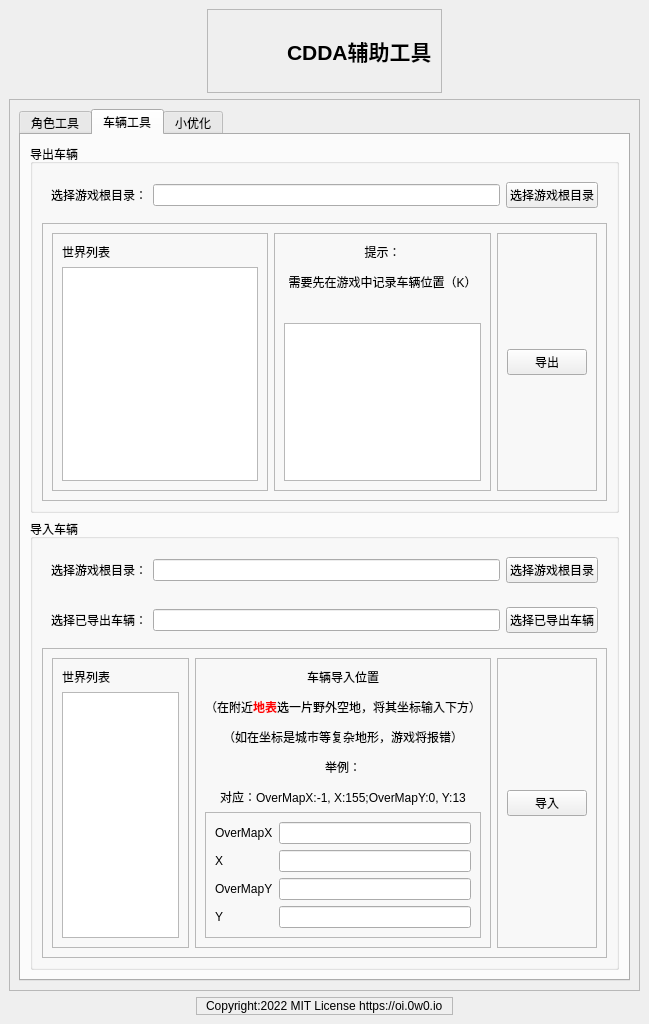
<?xml version="1.0" encoding="UTF-8"?>
<ui version="4.0">
 <class>MainWindow</class>
 <widget class="QMainWindow" name="MainWindow">
  <property name="geometry">
   <rect>
    <x>0</x>
    <y>0</y>
    <width>649</width>
    <height>1024</height>
   </rect>
  </property>
  <property name="windowTitle">
   <string>CDDA 辅助工具</string>
  </property>
  <property name="windowIcon">
   <iconset>
    <normaloff>:/icons/res/org.cataclysmdda.CataclysmDDA.svg</normaloff>:/icons/res/org.cataclysmdda.CataclysmDDA.svg</iconset>
  </property>
  <widget class="QWidget" name="centralwidget">
   <layout class="QVBoxLayout" name="verticalLayout">
    <item alignment="Qt::AlignHCenter">
     <widget class="QFrame" name="frame_2">
      <property name="frameShape">
       <enum>QFrame::StyledPanel</enum>
      </property>
      <property name="frameShadow">
       <enum>QFrame::Raised</enum>
      </property>
      <layout class="QHBoxLayout" name="horizontalLayout">
       <item>
        <widget class="QLabel" name="label">
         <property name="minimumSize">
          <size>
           <width>64</width>
           <height>64</height>
          </size>
         </property>
         <property name="maximumSize">
          <size>
           <width>64</width>
           <height>46</height>
          </size>
         </property>
         <property name="text">
          <string/>
         </property>
         <property name="pixmap">
          <pixmap resource="cdda.qrc">:/cdda/res/org.cataclysmdda.CataclysmDDA.svg</pixmap>
         </property>
         <property name="scaledContents">
          <bool>true</bool>
         </property>
        </widget>
       </item>
       <item>
        <widget class="QLabel" name="label_2">
         <property name="text">
          <string>&lt;html&gt;&lt;head/&gt;&lt;body&gt;&lt;p&gt;&lt;span style=&quot; font-size:16pt; font-weight:600;&quot;&gt;CDDA辅助工具&lt;/span&gt;&lt;/p&gt;&lt;/body&gt;&lt;/html&gt;</string>
         </property>
        </widget>
       </item>
      </layout>
     </widget>
    </item>
    <item>
     <widget class="QFrame" name="frame">
      <property name="frameShape">
       <enum>QFrame::StyledPanel</enum>
      </property>
      <property name="frameShadow">
       <enum>QFrame::Raised</enum>
      </property>
      <layout class="QVBoxLayout" name="verticalLayout_2">
       <item>
        <widget class="QTabWidget" name="tabWidget">
         <property name="currentIndex">
          <number>1</number>
         </property>
         <widget class="QWidget" name="tab_char">
          <attribute name="title">
           <string>角色工具</string>
          </attribute>
          <layout class="QVBoxLayout" name="verticalLayout_3">
           <item>
            <widget class="QGroupBox" name="groupBox">
             <property name="title">
              <string>导出角色</string>
             </property>
             <layout class="QVBoxLayout" name="verticalLayout_4">
              <item>
               <widget class="QFrame" name="frame_4">
                <property name="frameShape">
                 <enum>QFrame::NoFrame</enum>
                </property>
                <property name="frameShadow">
                 <enum>QFrame::Raised</enum>
                </property>
                <layout class="QHBoxLayout" name="horizontalLayout_3">
                 <item>
                  <widget class="QLabel" name="label_4">
                   <property name="text">
                    <string>选择游戏根目录：</string>
                   </property>
                  </widget>
                 </item>
                 <item>
                  <widget class="QLineEdit" name="ed_export_charactor_gamefolder"/>
                 </item>
                 <item>
                  <widget class="QPushButton" name="btn_select_export_charactor_gamefolder">
                   <property name="text">
                    <string>选择游戏根目录</string>
                   </property>
                  </widget>
                 </item>
                </layout>
               </widget>
              </item>
              <item>
               <widget class="QFrame" name="frame_5">
                <property name="frameShape">
                 <enum>QFrame::StyledPanel</enum>
                </property>
                <property name="frameShadow">
                 <enum>QFrame::Raised</enum>
                </property>
                <layout class="QHBoxLayout" name="horizontalLayout_4">
                 <item>
                  <widget class="QFrame" name="frame_6">
                   <property name="frameShape">
                    <enum>QFrame::StyledPanel</enum>
                   </property>
                   <property name="frameShadow">
                    <enum>QFrame::Raised</enum>
                   </property>
                   <layout class="QVBoxLayout" name="verticalLayout_6">
                    <item>
                     <widget class="QLabel" name="label_5">
                      <property name="text">
                       <string>世界列表</string>
                      </property>
                     </widget>
                    </item>
                    <item>
                     <widget class="QListWidget" name="list_export_charactor_world_list">
                      <property name="maximumSize">
                       <size>
                        <width>16777215</width>
                        <height>16777215</height>
                       </size>
                      </property>
                     </widget>
                    </item>
                   </layout>
                  </widget>
                 </item>
                 <item>
                  <widget class="QFrame" name="frame_7">
                   <property name="frameShape">
                    <enum>QFrame::StyledPanel</enum>
                   </property>
                   <property name="frameShadow">
                    <enum>QFrame::Raised</enum>
                   </property>
                   <layout class="QVBoxLayout" name="verticalLayout_7">
                    <item>
                     <widget class="QLabel" name="label_6">
                      <property name="text">
                       <string>待导出角色列表</string>
                      </property>
                     </widget>
                    </item>
                    <item>
                     <widget class="QListWidget" name="list_export_char_list">
                      <property name="maximumSize">
                       <size>
                        <width>16777215</width>
                        <height>16777215</height>
                       </size>
                      </property>
                     </widget>
                    </item>
                   </layout>
                  </widget>
                 </item>
                 <item>
                  <widget class="QFrame" name="frame_8">
                   <property name="frameShape">
                    <enum>QFrame::StyledPanel</enum>
                   </property>
                   <property name="frameShadow">
                    <enum>QFrame::Raised</enum>
                   </property>
                   <layout class="QHBoxLayout" name="horizontalLayout_7">
                    <item>
                     <widget class="QPushButton" name="btn_export_charactor">
                      <property name="text">
                       <string>导出</string>
                      </property>
                     </widget>
                    </item>
                   </layout>
                  </widget>
                 </item>
                </layout>
               </widget>
              </item>
             </layout>
            </widget>
           </item>
           <item>
            <widget class="QGroupBox" name="groupBox_3">
             <property name="title">
              <string>导入角色(覆盖）</string>
             </property>
             <layout class="QVBoxLayout" name="verticalLayout_5">
              <item>
               <widget class="QFrame" name="frame_15">
                <property name="frameShape">
                 <enum>QFrame::NoFrame</enum>
                </property>
                <property name="frameShadow">
                 <enum>QFrame::Raised</enum>
                </property>
                <layout class="QHBoxLayout" name="horizontalLayout_9">
                 <item>
                  <widget class="QLabel" name="label_10">
                   <property name="text">
                    <string>选择游戏根目录：</string>
                   </property>
                  </widget>
                 </item>
                 <item>
                  <widget class="QLineEdit" name="ed_import_charactor_gamefolder"/>
                 </item>
                 <item>
                  <widget class="QPushButton" name="btn_select_import_charactor_gamefolder">
                   <property name="text">
                    <string>选择游戏根目录</string>
                   </property>
                  </widget>
                 </item>
                </layout>
               </widget>
              </item>
              <item>
               <widget class="QFrame" name="frame_13">
                <property name="frameShape">
                 <enum>QFrame::NoFrame</enum>
                </property>
                <property name="frameShadow">
                 <enum>QFrame::Raised</enum>
                </property>
                <layout class="QHBoxLayout" name="horizontalLayout_5">
                 <item>
                  <widget class="QLabel" name="label_9">
                   <property name="text">
                    <string>选择已导出角色：</string>
                   </property>
                  </widget>
                 </item>
                 <item>
                  <widget class="QLineEdit" name="ed_import_charactor_filename"/>
                 </item>
                 <item>
                  <widget class="QPushButton" name="btn_select_char_template">
                   <property name="text">
                    <string>选择已导出角色</string>
                   </property>
                  </widget>
                 </item>
                </layout>
               </widget>
              </item>
              <item>
               <widget class="QFrame" name="frame_14">
                <property name="frameShape">
                 <enum>QFrame::StyledPanel</enum>
                </property>
                <property name="frameShadow">
                 <enum>QFrame::Raised</enum>
                </property>
                <layout class="QHBoxLayout" name="horizontalLayout_6">
                 <item>
                  <widget class="QCheckBox" name="cb_clearbio">
                   <property name="text">
                    <string>清空生化插件</string>
                   </property>
                  </widget>
                 </item>
                 <item>
                  <widget class="QCheckBox" name="cb_clearbook">
                   <property name="text">
                    <string>清空已读书籍记录</string>
                   </property>
                  </widget>
                 </item>
                 <item>
                  <widget class="QCheckBox" name="cb_cleartask">
                   <property name="text">
                    <string>清除任务</string>
                   </property>
                   <property name="checked">
                    <bool>true</bool>
                   </property>
                  </widget>
                 </item>
                </layout>
               </widget>
              </item>
              <item>
               <widget class="QFrame" name="frame_9">
                <property name="frameShape">
                 <enum>QFrame::StyledPanel</enum>
                </property>
                <property name="frameShadow">
                 <enum>QFrame::Raised</enum>
                </property>
                <layout class="QHBoxLayout" name="horizontalLayout_8">
                 <item>
                  <widget class="QFrame" name="frame_10">
                   <property name="frameShape">
                    <enum>QFrame::StyledPanel</enum>
                   </property>
                   <property name="frameShadow">
                    <enum>QFrame::Raised</enum>
                   </property>
                   <layout class="QVBoxLayout" name="verticalLayout_8">
                    <item>
                     <widget class="QLabel" name="label_7">
                      <property name="text">
                       <string>世界列表</string>
                      </property>
                     </widget>
                    </item>
                    <item>
                     <widget class="QListWidget" name="list_import_charactor_world_list">
                      <property name="maximumSize">
                       <size>
                        <width>16777215</width>
                        <height>16777215</height>
                       </size>
                      </property>
                     </widget>
                    </item>
                   </layout>
                  </widget>
                 </item>
                 <item>
                  <widget class="QFrame" name="frame_11">
                   <property name="frameShape">
                    <enum>QFrame::StyledPanel</enum>
                   </property>
                   <property name="frameShadow">
                    <enum>QFrame::Raised</enum>
                   </property>
                   <layout class="QVBoxLayout" name="verticalLayout_9">
                    <item>
                     <widget class="QLabel" name="label_8">
                      <property name="text">
                       <string>待覆盖角色列表</string>
                      </property>
                     </widget>
                    </item>
                    <item>
                     <widget class="QListWidget" name="list_import_char_list">
                      <property name="maximumSize">
                       <size>
                        <width>16777215</width>
                        <height>16777215</height>
                       </size>
                      </property>
                     </widget>
                    </item>
                   </layout>
                  </widget>
                 </item>
                 <item>
                  <widget class="QFrame" name="frame_12">
                   <property name="frameShape">
                    <enum>QFrame::StyledPanel</enum>
                   </property>
                   <property name="frameShadow">
                    <enum>QFrame::Raised</enum>
                   </property>
                   <layout class="QHBoxLayout" name="horizontalLayout_11">
                    <item>
                     <widget class="QPushButton" name="btn_import_charactor">
                      <property name="text">
                       <string>覆盖导入</string>
                      </property>
                     </widget>
                    </item>
                   </layout>
                  </widget>
                 </item>
                </layout>
               </widget>
              </item>
             </layout>
            </widget>
           </item>
          </layout>
         </widget>
         <widget class="QWidget" name="tab_vehicle">
          <attribute name="title">
           <string>车辆工具</string>
          </attribute>
          <layout class="QVBoxLayout" name="verticalLayout_10">
           <item>
            <widget class="QGroupBox" name="groupBox_2">
             <property name="title">
              <string>导出车辆</string>
             </property>
             <layout class="QVBoxLayout" name="verticalLayout_17">
              <item>
               <widget class="QFrame" name="frame_16">
                <property name="frameShape">
                 <enum>QFrame::NoFrame</enum>
                </property>
                <property name="frameShadow">
                 <enum>QFrame::Raised</enum>
                </property>
                <layout class="QHBoxLayout" name="horizontalLayout_10">
                 <item>
                  <widget class="QLabel" name="label_11">
                   <property name="text">
                    <string>选择游戏根目录：</string>
                   </property>
                  </widget>
                 </item>
                 <item>
                  <widget class="QLineEdit" name="ed_export_vehicle_gamefolder"/>
                 </item>
                 <item>
                  <widget class="QPushButton" name="btn_select_export_vehicle_gamefolder">
                   <property name="text">
                    <string>选择游戏根目录</string>
                   </property>
                  </widget>
                 </item>
                </layout>
               </widget>
              </item>
              <item>
               <widget class="QFrame" name="frame_18">
                <property name="frameShape">
                 <enum>QFrame::StyledPanel</enum>
                </property>
                <property name="frameShadow">
                 <enum>QFrame::Raised</enum>
                </property>
                <layout class="QHBoxLayout" name="horizontalLayout_12">
                 <item>
                  <widget class="QFrame" name="frame_19">
                   <property name="frameShape">
                    <enum>QFrame::StyledPanel</enum>
                   </property>
                   <property name="frameShadow">
                    <enum>QFrame::Raised</enum>
                   </property>
                   <layout class="QVBoxLayout" name="verticalLayout_11">
                    <item>
                     <widget class="QLabel" name="label_12">
                      <property name="text">
                       <string>世界列表</string>
                      </property>
                     </widget>
                    </item>
                    <item>
                     <widget class="QListWidget" name="list_export_vehicle_world_list">
                      <property name="maximumSize">
                       <size>
                        <width>16777215</width>
                        <height>16777215</height>
                       </size>
                      </property>
                     </widget>
                    </item>
                   </layout>
                  </widget>
                 </item>
                 <item>
                  <widget class="QFrame" name="frame_20">
                   <property name="frameShape">
                    <enum>QFrame::StyledPanel</enum>
                   </property>
                   <property name="frameShadow">
                    <enum>QFrame::Raised</enum>
                   </property>
                   <layout class="QVBoxLayout" name="verticalLayout_12">
                    <item>
                     <widget class="QLabel" name="label_13">
                      <property name="text">
                       <string>&lt;html&gt;&lt;head/&gt;&lt;body&gt;&lt;p align=&quot;center&quot;&gt;提示：&lt;/p&gt;&lt;p align=&quot;center&quot;&gt;需要先在游戏中记录车辆位置（K）&lt;/p&gt;&lt;p align=&quot;center&quot;&gt;&lt;img src=&quot;:/cdda/res/record.png&quot;/&gt;&lt;/p&gt;&lt;/body&gt;&lt;/html&gt;</string>
                      </property>
                     </widget>
                    </item>
                    <item>
                     <widget class="QListWidget" name="list_export_vehicle_list">
                      <property name="maximumSize">
                       <size>
                        <width>16777215</width>
                        <height>16777215</height>
                       </size>
                      </property>
                     </widget>
                    </item>
                   </layout>
                  </widget>
                 </item>
                 <item>
                  <widget class="QFrame" name="frame_21">
                   <property name="frameShape">
                    <enum>QFrame::StyledPanel</enum>
                   </property>
                   <property name="frameShadow">
                    <enum>QFrame::Raised</enum>
                   </property>
                   <layout class="QVBoxLayout" name="verticalLayout_19">
                    <item>
                     <widget class="QPushButton" name="btn_export_vehicle">
                      <property name="text">
                       <string>导出</string>
                      </property>
                     </widget>
                    </item>
                   </layout>
                  </widget>
                 </item>
                </layout>
               </widget>
              </item>
             </layout>
            </widget>
           </item>
           <item>
            <widget class="QGroupBox" name="groupBox_4">
             <property name="title">
              <string>导入车辆</string>
             </property>
             <layout class="QVBoxLayout" name="verticalLayout_18">
              <item>
               <widget class="QFrame" name="frame_29">
                <property name="frameShape">
                 <enum>QFrame::NoFrame</enum>
                </property>
                <property name="frameShadow">
                 <enum>QFrame::Raised</enum>
                </property>
                <layout class="QHBoxLayout" name="horizontalLayout_21">
                 <item>
                  <widget class="QLabel" name="label_19">
                   <property name="text">
                    <string>选择游戏根目录：</string>
                   </property>
                  </widget>
                 </item>
                 <item>
                  <widget class="QLineEdit" name="ed_import_vehicle_gamefolder"/>
                 </item>
                 <item>
                  <widget class="QPushButton" name="btn_select_import_vehicle_gamefolder">
                   <property name="text">
                    <string>选择游戏根目录</string>
                   </property>
                  </widget>
                 </item>
                </layout>
               </widget>
              </item>
              <item>
               <widget class="QFrame" name="frame_30">
                <property name="frameShape">
                 <enum>QFrame::NoFrame</enum>
                </property>
                <property name="frameShadow">
                 <enum>QFrame::Raised</enum>
                </property>
                <layout class="QHBoxLayout" name="horizontalLayout_13">
                 <item>
                  <widget class="QLabel" name="label_24">
                   <property name="text">
                    <string>选择已导出车辆：</string>
                   </property>
                  </widget>
                 </item>
                 <item>
                  <widget class="QLineEdit" name="ed_import_vehicle_filename"/>
                 </item>
                 <item>
                  <widget class="QPushButton" name="btn_select_vehicle_template">
                   <property name="text">
                    <string>选择已导出车辆</string>
                   </property>
                  </widget>
                 </item>
                </layout>
               </widget>
              </item>
              <item>
               <widget class="QFrame" name="frame_22">
                <property name="frameShape">
                 <enum>QFrame::StyledPanel</enum>
                </property>
                <property name="frameShadow">
                 <enum>QFrame::Raised</enum>
                </property>
                <layout class="QHBoxLayout" name="horizontalLayout_19">
                 <item>
                  <widget class="QFrame" name="frame_26">
                   <property name="frameShape">
                    <enum>QFrame::StyledPanel</enum>
                   </property>
                   <property name="frameShadow">
                    <enum>QFrame::Raised</enum>
                   </property>
                   <layout class="QVBoxLayout" name="verticalLayout_13">
                    <item>
                     <widget class="QLabel" name="label_17">
                      <property name="text">
                       <string>世界列表</string>
                      </property>
                     </widget>
                    </item>
                    <item>
                     <widget class="QListWidget" name="list_import_vehicle_world_list">
                      <property name="maximumSize">
                       <size>
                        <width>16777215</width>
                        <height>16777215</height>
                       </size>
                      </property>
                     </widget>
                    </item>
                   </layout>
                  </widget>
                 </item>
                 <item>
                  <widget class="QFrame" name="frame_27">
                   <property name="frameShape">
                    <enum>QFrame::StyledPanel</enum>
                   </property>
                   <property name="frameShadow">
                    <enum>QFrame::Raised</enum>
                   </property>
                   <layout class="QVBoxLayout" name="verticalLayout_16">
                    <item>
                     <widget class="QLabel" name="label_18">
                      <property name="text">
                       <string>&lt;html&gt;&lt;head/&gt;&lt;body&gt;&lt;p align=&quot;center&quot;&gt;车辆导入位置&lt;/p&gt;&lt;p align=&quot;center&quot;&gt;（在附近&lt;span style=&quot; font-weight:600; color:#ff0000;&quot;&gt;地表&lt;/span&gt;选一片野外空地，将其坐标输入下方）&lt;/p&gt;&lt;p align=&quot;center&quot;&gt;（如在坐标是城市等复杂地形，游戏将报错）&lt;/p&gt;&lt;p align=&quot;center&quot;&gt;举例：&lt;img src=&quot;:/cdda/res/pos.png&quot;/&gt;&lt;/p&gt;&lt;p align=&quot;center&quot;&gt;对应：OverMapX:-1, X:155;OverMapY:0, Y:13&lt;/p&gt;&lt;/body&gt;&lt;/html&gt;</string>
                      </property>
                     </widget>
                    </item>
                    <item>
                     <widget class="QFrame" name="frame_17">
                      <property name="frameShape">
                       <enum>QFrame::StyledPanel</enum>
                      </property>
                      <property name="frameShadow">
                       <enum>QFrame::Raised</enum>
                      </property>
                      <layout class="QGridLayout" name="gridLayout">
                       <item row="0" column="0">
                        <widget class="QLabel" name="label_20">
                         <property name="text">
                          <string>OverMapX</string>
                         </property>
                        </widget>
                       </item>
                       <item row="0" column="1">
                        <widget class="QLineEdit" name="ed_vehicle_omx">
                         <property name="inputMethodHints">
                          <set>Qt::ImhNone</set>
                         </property>
                        </widget>
                       </item>
                       <item row="1" column="0">
                        <widget class="QLabel" name="label_21">
                         <property name="text">
                          <string>X</string>
                         </property>
                        </widget>
                       </item>
                       <item row="1" column="1">
                        <widget class="QLineEdit" name="ed_vehicle_x"/>
                       </item>
                       <item row="2" column="0">
                        <widget class="QLabel" name="label_22">
                         <property name="text">
                          <string>OverMapY</string>
                         </property>
                        </widget>
                       </item>
                       <item row="2" column="1">
                        <widget class="QLineEdit" name="ed_vehicle_omy"/>
                       </item>
                       <item row="3" column="0">
                        <widget class="QLabel" name="label_23">
                         <property name="text">
                          <string>Y</string>
                         </property>
                        </widget>
                       </item>
                       <item row="3" column="1">
                        <widget class="QLineEdit" name="ed_vehicle_y"/>
                       </item>
                      </layout>
                     </widget>
                    </item>
                   </layout>
                  </widget>
                 </item>
                 <item>
                  <widget class="QFrame" name="frame_28">
                   <property name="frameShape">
                    <enum>QFrame::StyledPanel</enum>
                   </property>
                   <property name="frameShadow">
                    <enum>QFrame::Raised</enum>
                   </property>
                   <layout class="QHBoxLayout" name="horizontalLayout_20">
                    <item>
                     <widget class="QPushButton" name="btn_import_vehicle">
                      <property name="text">
                       <string>导入</string>
                      </property>
                     </widget>
                    </item>
                   </layout>
                  </widget>
                 </item>
                </layout>
               </widget>
              </item>
             </layout>
            </widget>
           </item>
          </layout>
         </widget>
         <widget class="QWidget" name="tab_tweak">
          <attribute name="title">
           <string>小优化</string>
          </attribute>
          <layout class="QVBoxLayout" name="verticalLayout_14">
           <item>
            <widget class="QFrame" name="frame_23">
             <property name="frameShape">
              <enum>QFrame::NoFrame</enum>
             </property>
             <property name="frameShadow">
              <enum>QFrame::Raised</enum>
             </property>
             <layout class="QHBoxLayout" name="horizontalLayout_14">
              <item>
               <widget class="QLabel" name="label_14">
                <property name="text">
                 <string>选择游戏根目录：</string>
                </property>
               </widget>
              </item>
              <item>
               <widget class="QLineEdit" name="ed_export_vehicle_gamefolder_2"/>
              </item>
              <item>
               <widget class="QPushButton" name="btn_select_export_vehicle_gamefolder_2">
                <property name="text">
                 <string>选择游戏根目录</string>
                </property>
               </widget>
              </item>
             </layout>
            </widget>
           </item>
           <item>
            <widget class="QFrame" name="frame_24">
             <property name="frameShape">
              <enum>QFrame::StyledPanel</enum>
             </property>
             <property name="frameShadow">
              <enum>QFrame::Raised</enum>
             </property>
            </widget>
           </item>
          </layout>
         </widget>
        </widget>
       </item>
      </layout>
     </widget>
    </item>
    <item alignment="Qt::AlignHCenter|Qt::AlignBottom">
     <widget class="QFrame" name="frame_3">
      <property name="frameShape">
       <enum>QFrame::StyledPanel</enum>
      </property>
      <property name="frameShadow">
       <enum>QFrame::Raised</enum>
      </property>
      <layout class="QHBoxLayout" name="horizontalLayout_2">
       <property name="topMargin">
        <number>1</number>
       </property>
       <property name="bottomMargin">
        <number>1</number>
       </property>
       <item>
        <widget class="QLabel" name="label_3">
         <property name="text">
          <string>Copyright:2022 MIT License https://oi.0w0.io</string>
         </property>
         <property name="textFormat">
          <enum>Qt::MarkdownText</enum>
         </property>
        </widget>
       </item>
      </layout>
     </widget>
    </item>
   </layout>
  </widget>
 </widget>
 <resources>
  <include location="cdda.qrc"/>
 </resources>
 <connections>
  <connection>
   <sender>btn_select_export_charactor_gamefolder</sender>
   <signal>clicked()</signal>
   <receiver>MainWindow</receiver>
   <slot>OnSelectExportCharactorGamefolder()</slot>
   <hints>
    <hint type="sourcelabel">
     <x>589</x>
     <y>192</y>
    </hint>
    <hint type="destinationlabel">
     <x>648</x>
     <y>0</y>
    </hint>
   </hints>
  </connection>
  <connection>
   <sender>list_export_charactor_world_list</sender>
   <signal>itemSelectionChanged()</signal>
   <receiver>MainWindow</receiver>
   <slot>OnExportCharactorWorldChange()</slot>
   <hints>
    <hint type="sourcelabel">
     <x>121</x>
     <y>285</y>
    </hint>
    <hint type="destinationlabel">
     <x>6</x>
     <y>289</y>
    </hint>
   </hints>
  </connection>
  <connection>
   <sender>btn_export_charactor</sender>
   <signal>clicked()</signal>
   <receiver>MainWindow</receiver>
   <slot>OnBtnExportCharactorClick()</slot>
   <hints>
    <hint type="sourcelabel">
     <x>561</x>
     <y>364</y>
    </hint>
    <hint type="destinationlabel">
     <x>648</x>
     <y>320</y>
    </hint>
   </hints>
  </connection>
  <connection>
   <sender>btn_select_import_charactor_gamefolder</sender>
   <signal>clicked()</signal>
   <receiver>MainWindow</receiver>
   <slot>OnSelectImportCharactorGamefolder()</slot>
   <hints>
    <hint type="sourcelabel">
     <x>543</x>
     <y>600</y>
    </hint>
    <hint type="destinationlabel">
     <x>648</x>
     <y>493</y>
    </hint>
   </hints>
  </connection>
  <connection>
   <sender>btn_select_char_template</sender>
   <signal>clicked()</signal>
   <receiver>MainWindow</receiver>
   <slot>OnSelectCharactorTemplate()</slot>
   <hints>
    <hint type="sourcelabel">
     <x>554</x>
     <y>640</y>
    </hint>
    <hint type="destinationlabel">
     <x>648</x>
     <y>538</y>
    </hint>
   </hints>
  </connection>
  <connection>
   <sender>list_import_charactor_world_list</sender>
   <signal>itemSelectionChanged()</signal>
   <receiver>MainWindow</receiver>
   <slot>OnImportCharactorWorldChange()</slot>
   <hints>
    <hint type="sourcelabel">
     <x>152</x>
     <y>798</y>
    </hint>
    <hint type="destinationlabel">
     <x>5</x>
     <y>721</y>
    </hint>
   </hints>
  </connection>
  <connection>
   <sender>btn_import_charactor</sender>
   <signal>clicked()</signal>
   <receiver>MainWindow</receiver>
   <slot>OnBtnImportCharactorClick()</slot>
   <hints>
    <hint type="sourcelabel">
     <x>556</x>
     <y>833</y>
    </hint>
    <hint type="destinationlabel">
     <x>648</x>
     <y>720</y>
    </hint>
   </hints>
  </connection>
  <connection>
   <sender>btn_select_export_vehicle_gamefolder</sender>
   <signal>clicked()</signal>
   <receiver>MainWindow</receiver>
   <slot>OnSelectExportVehicleGameFolder()</slot>
   <hints>
    <hint type="sourcelabel">
     <x>537</x>
     <y>184</y>
    </hint>
    <hint type="destinationlabel">
     <x>643</x>
     <y>183</y>
    </hint>
   </hints>
  </connection>
  <connection>
   <sender>list_export_vehicle_world_list</sender>
   <signal>itemSelectionChanged()</signal>
   <receiver>MainWindow</receiver>
   <slot>OnExportVehicleWorldChange()</slot>
   <hints>
    <hint type="sourcelabel">
     <x>176</x>
     <y>340</y>
    </hint>
    <hint type="destinationlabel">
     <x>5</x>
     <y>352</y>
    </hint>
   </hints>
  </connection>
  <connection>
   <sender>btn_export_vehicle</sender>
   <signal>clicked()</signal>
   <receiver>MainWindow</receiver>
   <slot>OnBtnExportVehicleClick()</slot>
   <hints>
    <hint type="sourcelabel">
     <x>570</x>
     <y>369</y>
    </hint>
    <hint type="destinationlabel">
     <x>646</x>
     <y>393</y>
    </hint>
   </hints>
  </connection>
  <connection>
   <sender>btn_select_import_vehicle_gamefolder</sender>
   <signal>clicked()</signal>
   <receiver>MainWindow</receiver>
   <slot>OnSelectImportVehicleGamefolder()</slot>
   <hints>
    <hint type="sourcelabel">
     <x>569</x>
     <y>574</y>
    </hint>
    <hint type="destinationlabel">
     <x>645</x>
     <y>631</y>
    </hint>
   </hints>
  </connection>
  <connection>
   <sender>btn_import_vehicle</sender>
   <signal>clicked()</signal>
   <receiver>MainWindow</receiver>
   <slot>OnBtnImportVehicleClick()</slot>
   <hints>
    <hint type="sourcelabel">
     <x>542</x>
     <y>804</y>
    </hint>
    <hint type="destinationlabel">
     <x>642</x>
     <y>808</y>
    </hint>
   </hints>
  </connection>
  <connection>
   <sender>btn_select_vehicle_template</sender>
   <signal>clicked()</signal>
   <receiver>MainWindow</receiver>
   <slot>OnSelectVehicleTemplate()</slot>
   <hints>
    <hint type="sourcelabel">
     <x>544</x>
     <y>625</y>
    </hint>
    <hint type="destinationlabel">
     <x>643</x>
     <y>600</y>
    </hint>
   </hints>
  </connection>
 </connections>
 <slots>
  <slot>OnSelectExportCharactorGamefolder()</slot>
  <slot>OnExportCharactorWorldChange()</slot>
  <slot>OnBtnExportCharactorClick()</slot>
  <slot>OnSelectImportCharactorGamefolder()</slot>
  <slot>OnSelectCharactorTemplate()</slot>
  <slot>OnImportCharactorWorldChange()</slot>
  <slot>OnBtnImportCharactorClick()</slot>
  <slot>OnSelectExportVehicleGameFolder()</slot>
  <slot>OnExportVehicleWorldChange()</slot>
  <slot>OnBtnExportVehicleClick()</slot>
  <slot>OnSelectImportVehicleGamefolder()</slot>
  <slot>OnImportVehicleWorldChange()</slot>
  <slot>OnBtnImportVehicleClick()</slot>
  <slot>OnSelectVehicleTemplate()</slot>
 </slots>
</ui>
